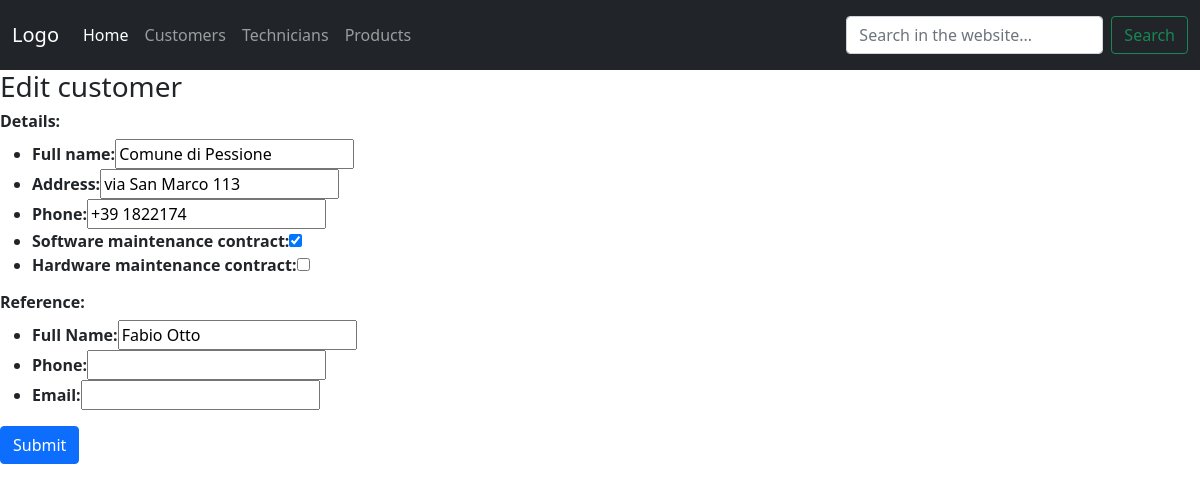
The app's page /update_customer/3 with its own data.
### hotline/models.py (models this page shows, shortened)
class customer(models.Model):
    name = models.CharField(max_length=255)
    reference = models.CharField(max_length=255)
    reference_phone = models.CharField(max_length=50, null=True, blank=True)
    reference_email = models.CharField(max_length=50, null=True, blank=True)
    address = models.CharField(max_length=255, null=True, blank=True)
    phone = models.CharField(max_length=255, null=True, blank=True)
    sw_contract = BooleanField(default=False)
    hw_contract = BooleanField(default=False)

### hotline/views.py (the view)
# urls.py: path('update_customer/<str:pk>', views.update_customer, name="update_customer"),
def update_customer(request, pk):
    customer = all_customers.get(id=pk)
    form = customerForm(instance=customer)
    if request.method == "POST":
        form = customerForm(request.POST, instance=customer)
        if form.is_valid():
            form.save()
            return redirect('/')
    context = {
        'customer_form': form,
        'current_view': request.resolver_match.url_name
    }
    return render(request, 'hotline/customer_form.html', context)

### hotline/forms.py
class customerForm(ModelForm):
    class Meta:
        model = customer
        fields = '__all__'

### hotline/templates/hotline/customer_form.html (shortened to what this page needs)
{% extends 'hotline/home.html' %}
{% block content %}
{% if current_view == 'new_customer' %}
<h3>New customer</h3>
{% elif current_view == 'update_customer' %}
<h3>Edit customer</h3>
{% endif %}
<form action="#" method="post">
    <h6><b>Details:</b></h6>
    <ul>
        <li><b>Full name:</b>{{ customer_form.name }}</li>
        <li><b>Address:</b>{{ customer_form.address }}</li>
        <li><b>Phone:</b>{{ customer_form.phone }}</li>
        <li><b>Software maintenance contract:</b>{{ customer_form.sw_contract }}</li>
        <li><b>Hardware maintenance contract:</b>{{ customer_form.hw_contract }}</li>
    </ul>
    <h6><b>Reference:</b></h6>
    <ul>
        <li><b>Full Name:</b>{{ customer_form.reference }}</li>
        <li><b>Phone:</b>{{ customer_form.reference_phone }}</li>
        <li><b>Email:</b>{{ customer_form.reference_email }}</li>
    </ul>
    <input type="submit" class="btn btn-primary"></button>
</form>
{% endblock %}

### records on screen
customer: name "Comune di Pessione", address "via San Marco 113", phone "+39 1822174", sw_contract "☑", reference "Fabio Otto"
